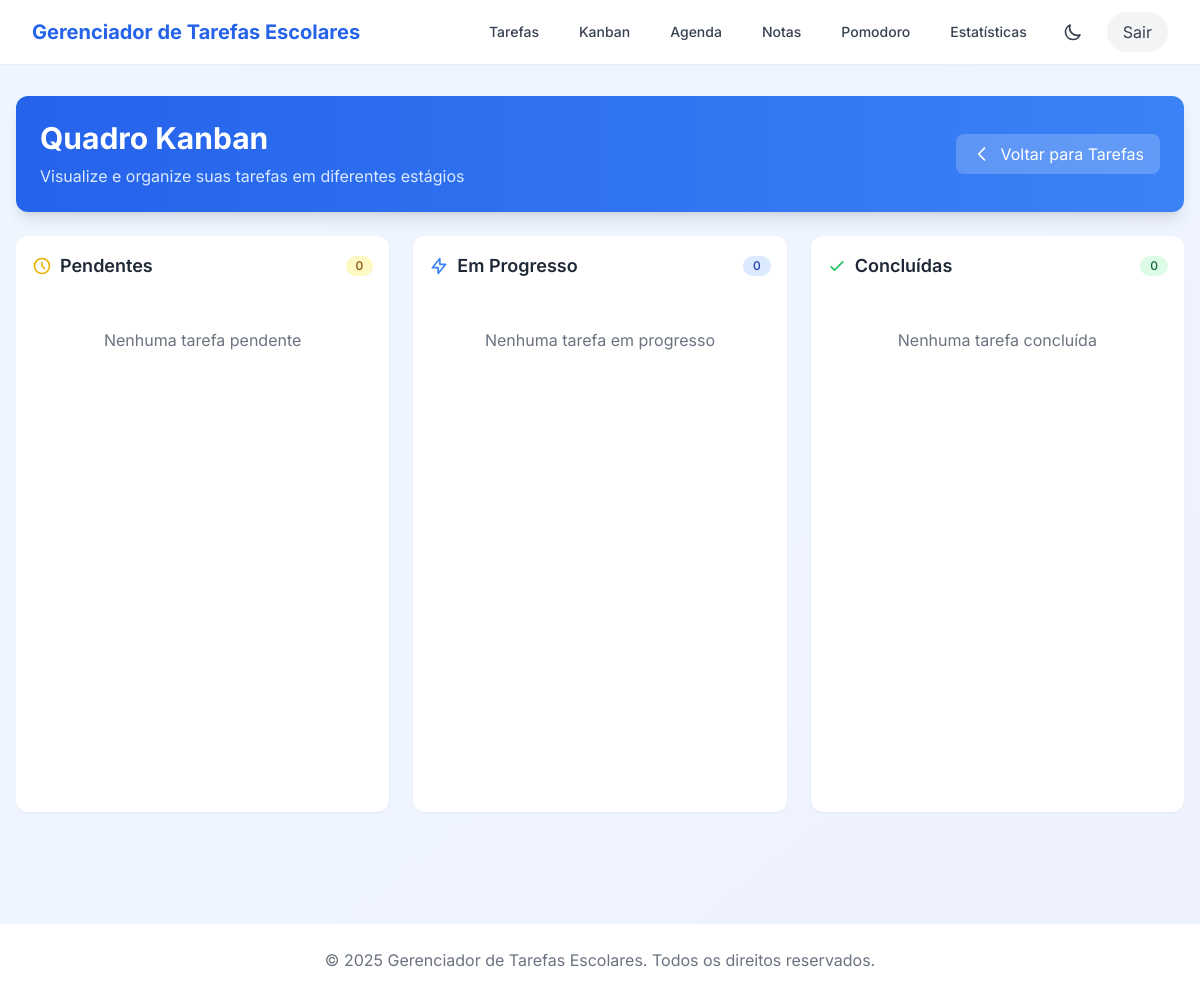
Page /kanban (signed in) on the earlier database version.
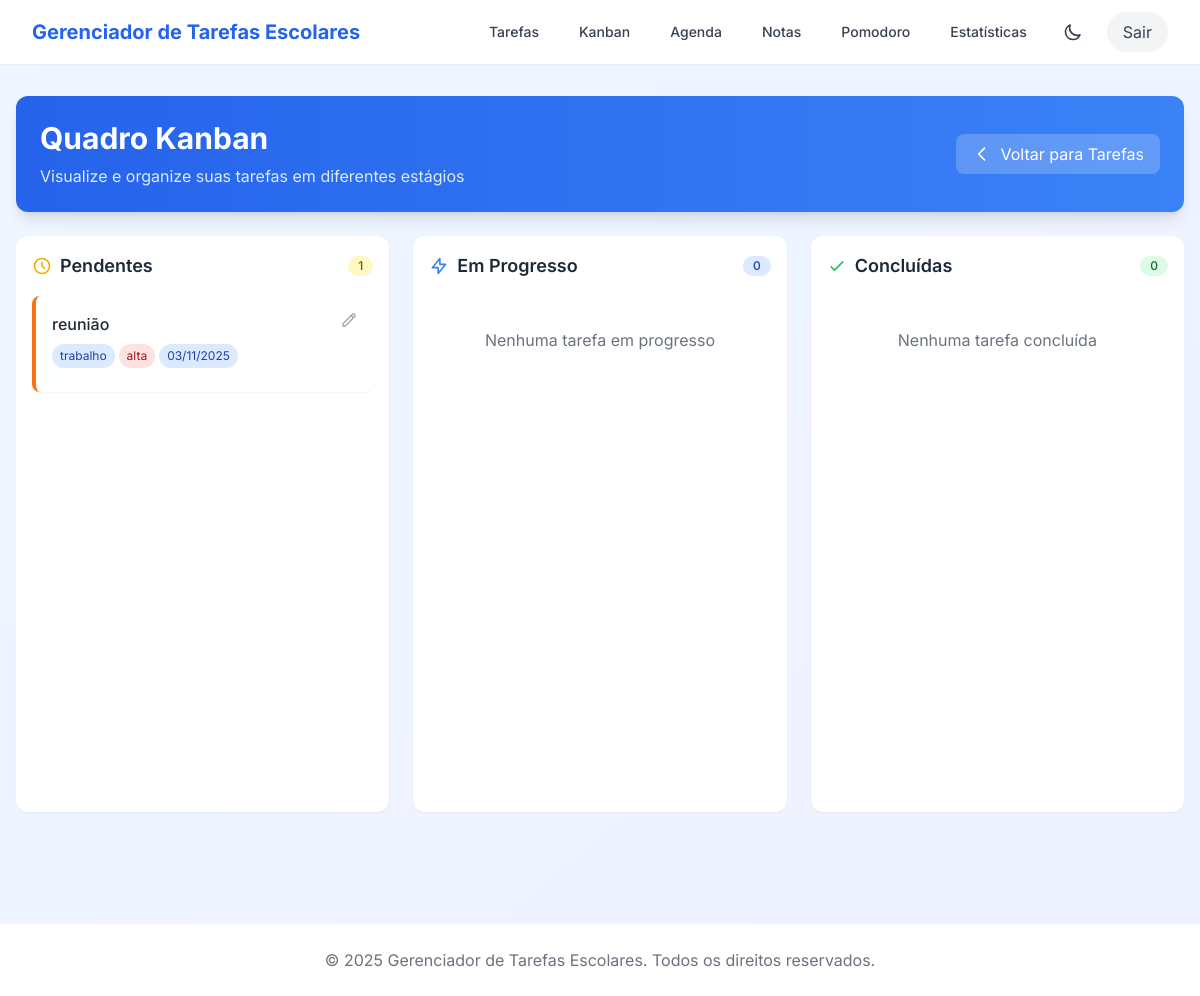
Same page on the later database version.
### models.py (models this page shows, shortened)
class Tarefa(db.Model):
    __tablename__ = 'tarefas'
    id = db.Column(db.Integer, primary_key=True)
    descricao = db.Column(db.String(200), nullable=False)
    concluida = db.Column(db.Boolean, default=False)
    data_criacao = db.Column(db.DateTime, default=datetime.utcnow)
    data_conclusao = db.Column(db.DateTime, nullable=True)
    data_vencimento = db.Column(db.DateTime, nullable=True)  # Data de vencimento
    prioridade = db.Column(db.String(20), default='normal')  # baixa, normal, alta
    categoria = db.Column(db.String(50), nullable=True)  # categoria da tarefa (ex: escola, trabalho, pessoal)
    notas = db.Column(db.Text, nullable=True)  # Notas adicionais
    status_kanban = db.Column(db.String(20), default='pendente')  # pendente, em_progresso, concluida
    usuario_id = db.Column(db.Integer, db.ForeignKey('usuarios.id'), nullable=False)
    subtarefas = db.relationship('Subtarefa', backref='tarefa', lazy=True, cascade="all, delete-orphan")
    anexos = db.relationship('Anexo', backref='tarefa', lazy=True, cascade="all, delete-orphan")
    sessoes_pomodoro = db.relationship('SessaoPomodoro', backref='tarefa', lazy=True)
    def esta_atrasada(self):
        if self.data_vencimento and not self.concluida:
            return self.data_vencimento < datetime.utcnow()
        return False

### app.py (the view)
@app.route('/kanban')
@login_required
def kanban():
    tarefas_pendentes = Tarefa.query.filter_by(
        usuario_id=current_user.id,
        status_kanban='pendente'
    ).order_by(Tarefa.prioridade.desc(), Tarefa.data_criacao.desc()).all()
    tarefas_em_progresso = Tarefa.query.filter_by(
        usuario_id=current_user.id,
        status_kanban='em_progresso'
    ).order_by(Tarefa.prioridade.desc(), Tarefa.data_criacao.desc()).all()
    tarefas_concluidas = Tarefa.query.filter_by(
        usuario_id=current_user.id,
        status_kanban='concluida'
    ).order_by(Tarefa.data_conclusao.desc()).all()
    return render_template(
        'kanban.html',
        tarefas_pendentes=tarefas_pendentes,
        tarefas_em_progresso=tarefas_em_progresso,
        tarefas_concluidas=tarefas_concluidas,
        current_user=current_user,
        current_year=datetime.now().year
    )

### app.py (called while the page is built)
@login_manager.user_loader
def load_user(user_id):
    return Usuario.query.get(int(user_id))

@app.context_processor
def inject_current_year():
    return {'current_year': datetime.now().year}

### templates/kanban.html (shortened to what the changed rows need)
{% extends "base.html" %}
{% block content %}
<div class="mb-8">
    <div class="bg-gradient-to-r from-blue-600 to-blue-500 rounded-xl shadow-lg p-6 mb-6 text-white">
        <div class="flex flex-col md:flex-row justify-between items-center">
            <div>
                <h1 class="text-3xl font-bold mb-2">Quadro Kanban</h1>
            </div>
        </div>
    </div>
    <div class="grid grid-cols-1 md:grid-cols-3 gap-6">
        <div class="bg-white dark:bg-gray-800 rounded-xl shadow-sm p-4 group">
            <div class="flex items-center justify-between mb-4">
                <h2 class="text-lg font-semibold text-gray-800 dark:text-gray-200 flex items-center">
                    <svg xmlns="http://www.w3.org/2000/svg" class="h-5 w-5 mr-2 text-yellow-500" fill="none" viewBox="0 0 24 24" stroke="currentColor">
                        <path stroke-linecap="round" stroke-linejoin="round" stroke-width="2" d="M12 8v4l3 3m6-3a9 9 0 11-18 0 9 9 0 0118 0z" />
                    </svg>
                    <span class="column-title" data-column="pendente">{{ current_user.titulo_pendente or 'Pendentes' }}</span>
                </h2>
                <span class="bg-yellow-100 dark:bg-yellow-900 text-yellow-800 dark:text-yellow-200 text-xs font-medium px-2.5 py-0.5 rounded-full">
                    {{ tarefas_pendentes|length }}
                </span>
            </div>
            <div class="kanban-column" id="pendente-column">
                {% for tarefa in tarefas_pendentes %}
                <div class="kanban-card bg-white dark:bg-gray-700 p-4 rounded-lg shadow-sm mb-3 border-l-4
                    {% if tarefa.esta_atrasada() %}
                        border-red-500
                    {% elif tarefa.prioridade == 'alta' %}
                        border-orange-500
                    {% elif tarefa.prioridade == 'baixa' %}
                        border-green-500
                    {% else %}
                        border-blue-500
                    {% endif %}"
                    data-id="{{ tarefa.id }}"
                    data-status="pendente"
                >
                    <div class="flex justify-between items-start mb-2">
                        <h3 class="font-medium text-gray-800 dark:text-gray-200">{{ tarefa.descricao }}</h3>
                        <div class="flex space-x-1">
                            <a href="{{ url_for('editar_tarefa', id=tarefa.id) }}" class="text-gray-400 hover:text-blue-500 dark:hover:text-blue-400">
                                <svg xmlns="http://www.w3.org/2000/svg" class="h-4 w-4" fill="none" viewBox="0 0 24 24" stroke="currentColor">
                                    <path stroke-linecap="round" stroke-linejoin="round" stroke-width="2" d="M15.232 5.232l3.536 3.536m-2.036-5.036a2.5 2.5 0 113.536 3.536L6.5 21.036H3v-3.572L16.732 3.732z" />
                                </svg>
                            </a>
                        </div>
                    </div>
                    <div class="flex flex-wrap gap-1 mb-2">
                        {% if tarefa.categoria %}
                        <span class="px-2 py-1 bg-blue-100 dark:bg-blue-900 text-blue-800 dark:text-blue-200 text-xs rounded-full">
                            {{ tarefa.categoria }}
                        </span>
                        {% endif %}
                        <span class="px-2 py-1 text-xs rounded-full
                            {% if tarefa.prioridade == 'alta' %}
                                bg-red-100 dark:bg-red-900 text-red-800 dark:text-red-200
                            {% elif tarefa.prioridade == 'baixa' %}
                                bg-green-100 dark:bg-green-900 text-green-800 dark:text-green-200
                            {% else %}
                                bg-gray-100 dark:bg-gray-600 text-gray-800 dark:text-gray-200
                            {% endif %}
                        ">
                            {{ tarefa.prioridade }}
                        </span>
                        {% if tarefa.data_vencimento %}
                        <span class="px-2 py-1 text-xs rounded-full
                            {% if tarefa.esta_atrasada() %}
                                bg-red-100 dark:bg-red-900 text-red-800 dark:text-red-200
                            {% else %}
                                bg-blue-100 dark:bg-blue-900 text-blue-800 dark:text-blue-200
                            {% endif %}
                        ">
                            {{ tarefa.data_vencimento.strftime('%d/%m/%Y') }}
                        </span>
                        {% endif %}
                    </div>
                </div>
                {% else %}
                <div class="text-center py-8 text-gray-500 dark:text-gray-400">
                    <p>Nenhuma tarefa pendente</p>
                </div>
                {% endfor %}
            </div>
        </div>
        <div class="bg-white dark:bg-gray-800 rounded-xl shadow-sm p-4 group">
            <div class="flex items-center justify-between mb-4">
                <h2 class="text-lg font-semibold text-gray-800 dark:text-gray-200 flex items-center">
                    <svg xmlns="http://www.w3.org/2000/svg" class="h-5 w-5 mr-2 text-blue-500" fill="none" viewBox="0 0 24 24" stroke="currentColor">
                        <path stroke-linecap="round" stroke-linejoin="round" stroke-width="2" d="M13 10V3L4 14h7v7l9-11h-7z" />
                    </svg>
                    <span class="column-title" data-column="em_progresso">{{ current_user.titulo_em_progresso or 'Em Progresso' }}</span>
                </h2>
            </div>
        </div>
        <div class="bg-white dark:bg-gray-800 rounded-xl shadow-sm p-4 group">
            <div class="flex items-center justify-between mb-4">
                <h2 class="text-lg font-semibold text-gray-800 dark:text-gray-200 flex items-center">
                    <svg xmlns="http://www.w3.org/2000/svg" class="h-5 w-5 mr-2 text-green-500" fill="none" viewBox="0 0 24 24" stroke="currentColor">
                        <path stroke-linecap="round" stroke-linejoin="round" stroke-width="2" d="M5 13l4 4L19 7" />
                    </svg>
                    <span class="column-title" data-column="concluida">{{ current_user.titulo_concluida or 'Concluídas' }}</span>
                </h2>
            </div>
        </div>
    </div>
</div>
{% endblock %}

Differences in the rows shown:
added Tarefa: descricao "reunião", categoria "trabalho", prioridade "alta", data_vencimento "03/11/2025"
Other differences:
{{ tarefas_pendentes|length }}: "0" → "1"
text no longer shown: "Nenhuma tarefa pendente"
